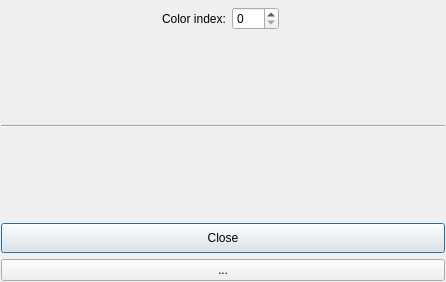
<?xml version="1.0" encoding="UTF-8"?>
<ui version="4.0">
 <class>ARootColorSelectorDialog</class>
 <widget class="QDialog" name="ARootColorSelectorDialog">
  <property name="geometry">
   <rect>
    <x>0</x>
    <y>0</y>
    <width>446</width>
    <height>282</height>
   </rect>
  </property>
  <property name="windowTitle">
   <string>Dialog</string>
  </property>
  <layout class="QVBoxLayout" name="verticalLayout">
   <property name="leftMargin">
    <number>1</number>
   </property>
   <property name="topMargin">
    <number>1</number>
   </property>
   <property name="rightMargin">
    <number>1</number>
   </property>
   <property name="bottomMargin">
    <number>1</number>
   </property>
   <item>
    <widget class="QFrame" name="frColorPanel">
     <property name="frameShape">
      <enum>QFrame::StyledPanel</enum>
     </property>
     <property name="frameShadow">
      <enum>QFrame::Raised</enum>
     </property>
    </widget>
   </item>
   <item>
    <layout class="QHBoxLayout" name="horizontalLayout">
     <item>
      <spacer name="horizontalSpacer">
       <property name="orientation">
        <enum>Qt::Horizontal</enum>
       </property>
       <property name="sizeHint" stdset="0">
        <size>
         <width>40</width>
         <height>20</height>
        </size>
       </property>
      </spacer>
     </item>
     <item>
      <widget class="QLabel" name="label">
       <property name="text">
        <string>Color index:</string>
       </property>
      </widget>
     </item>
     <item>
      <widget class="QSpinBox" name="sbColor">
       <property name="maximum">
        <number>999</number>
       </property>
      </widget>
     </item>
     <item>
      <widget class="QFrame" name="frCol">
       <property name="frameShape">
        <enum>QFrame::Box</enum>
       </property>
       <property name="frameShadow">
        <enum>QFrame::Raised</enum>
       </property>
      </widget>
     </item>
     <item>
      <spacer name="horizontalSpacer_2">
       <property name="orientation">
        <enum>Qt::Horizontal</enum>
       </property>
       <property name="sizeHint" stdset="0">
        <size>
         <width>40</width>
         <height>20</height>
        </size>
       </property>
      </spacer>
     </item>
    </layout>
   </item>
   <item>
    <spacer name="verticalSpacer_2">
     <property name="orientation">
      <enum>Qt::Vertical</enum>
     </property>
     <property name="sizeHint" stdset="0">
      <size>
       <width>20</width>
       <height>40</height>
      </size>
     </property>
    </spacer>
   </item>
   <item>
    <widget class="Line" name="line">
     <property name="orientation">
      <enum>Qt::Horizontal</enum>
     </property>
    </widget>
   </item>
   <item>
    <spacer name="verticalSpacer">
     <property name="orientation">
      <enum>Qt::Vertical</enum>
     </property>
     <property name="sizeHint" stdset="0">
      <size>
       <width>20</width>
       <height>40</height>
      </size>
     </property>
    </spacer>
   </item>
   <item>
    <widget class="QPushButton" name="pbClose">
     <property name="minimumSize">
      <size>
       <width>0</width>
       <height>30</height>
      </size>
     </property>
     <property name="text">
      <string>Close</string>
     </property>
    </widget>
   </item>
   <item>
    <widget class="QPushButton" name="pbDummy">
     <property name="text">
      <string>...</string>
     </property>
    </widget>
   </item>
  </layout>
 </widget>
 <resources/>
 <connections/>
</ui>
